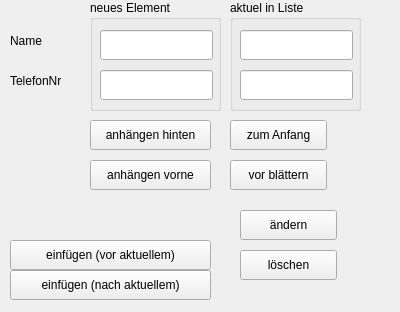
<?xml version="1.0" encoding="UTF-8"?>
<ui version="4.0">
 <class>Widget</class>
 <widget class="QWidget" name="Widget">
  <property name="geometry">
   <rect>
    <x>0</x>
    <y>0</y>
    <width>400</width>
    <height>312</height>
   </rect>
  </property>
  <property name="windowTitle">
   <string>Widget</string>
  </property>
  <widget class="QPushButton" name="btnAppend">
   <property name="geometry">
    <rect>
     <x>90</x>
     <y>120</y>
     <width>121</width>
     <height>30</height>
    </rect>
   </property>
   <property name="text">
    <string>anhängen hinten</string>
   </property>
  </widget>
  <widget class="QPushButton" name="btnUpdate">
   <property name="geometry">
    <rect>
     <x>240</x>
     <y>210</y>
     <width>97</width>
     <height>30</height>
    </rect>
   </property>
   <property name="text">
    <string>ändern</string>
   </property>
  </widget>
  <widget class="QPushButton" name="btnInsertBefore">
   <property name="geometry">
    <rect>
     <x>10</x>
     <y>240</y>
     <width>201</width>
     <height>30</height>
    </rect>
   </property>
   <property name="text">
    <string>einfügen (vor aktuellem)</string>
   </property>
  </widget>
  <widget class="QPushButton" name="btnInsertAfter">
   <property name="geometry">
    <rect>
     <x>10</x>
     <y>270</y>
     <width>201</width>
     <height>30</height>
    </rect>
   </property>
   <property name="text">
    <string>einfügen (nach aktuellem)</string>
   </property>
  </widget>
  <widget class="QPushButton" name="btnRemove">
   <property name="geometry">
    <rect>
     <x>240</x>
     <y>250</y>
     <width>97</width>
     <height>30</height>
    </rect>
   </property>
   <property name="text">
    <string>löschen</string>
   </property>
  </widget>
  <widget class="QLabel" name="label">
   <property name="geometry">
    <rect>
     <x>10</x>
     <y>30</y>
     <width>72</width>
     <height>22</height>
    </rect>
   </property>
   <property name="text">
    <string>Name</string>
   </property>
  </widget>
  <widget class="QLabel" name="label_2">
   <property name="geometry">
    <rect>
     <x>10</x>
     <y>70</y>
     <width>72</width>
     <height>22</height>
    </rect>
   </property>
   <property name="text">
    <string>TelefonNr</string>
   </property>
  </widget>
  <widget class="QPushButton" name="btnGoToStart">
   <property name="geometry">
    <rect>
     <x>230</x>
     <y>120</y>
     <width>97</width>
     <height>30</height>
    </rect>
   </property>
   <property name="text">
    <string>zum Anfang</string>
   </property>
  </widget>
  <widget class="QPushButton" name="btnNextEntry">
   <property name="geometry">
    <rect>
     <x>230</x>
     <y>160</y>
     <width>97</width>
     <height>30</height>
    </rect>
   </property>
   <property name="text">
    <string>vor blättern</string>
   </property>
  </widget>
  <widget class="QGroupBox" name="groupBox">
   <property name="geometry">
    <rect>
     <x>90</x>
     <y>0</y>
     <width>131</width>
     <height>111</height>
    </rect>
   </property>
   <property name="title">
    <string>neues Element</string>
   </property>
   <widget class="QLineEdit" name="edtNameNew">
    <property name="geometry">
     <rect>
      <x>10</x>
      <y>30</y>
      <width>113</width>
      <height>30</height>
     </rect>
    </property>
   </widget>
   <widget class="QLineEdit" name="edtTelNrNew">
    <property name="geometry">
     <rect>
      <x>10</x>
      <y>70</y>
      <width>113</width>
      <height>30</height>
     </rect>
    </property>
   </widget>
  </widget>
  <widget class="QGroupBox" name="groupBox_2">
   <property name="geometry">
    <rect>
     <x>230</x>
     <y>0</y>
     <width>131</width>
     <height>111</height>
    </rect>
   </property>
   <property name="title">
    <string>aktuel in Liste</string>
   </property>
   <widget class="QLineEdit" name="edtTelNrCurrent">
    <property name="geometry">
     <rect>
      <x>10</x>
      <y>70</y>
      <width>113</width>
      <height>30</height>
     </rect>
    </property>
    <property name="readOnly">
     <bool>true</bool>
    </property>
   </widget>
   <widget class="QLineEdit" name="edtNameCurrent">
    <property name="geometry">
     <rect>
      <x>10</x>
      <y>30</y>
      <width>113</width>
      <height>30</height>
     </rect>
    </property>
    <property name="readOnly">
     <bool>true</bool>
    </property>
   </widget>
  </widget>
  <widget class="QPushButton" name="btnPrepend">
   <property name="geometry">
    <rect>
     <x>90</x>
     <y>160</y>
     <width>121</width>
     <height>30</height>
    </rect>
   </property>
   <property name="text">
    <string>anhängen vorne</string>
   </property>
  </widget>
 </widget>
 <layoutdefault spacing="6" margin="11"/>
 <resources/>
 <connections/>
</ui>
